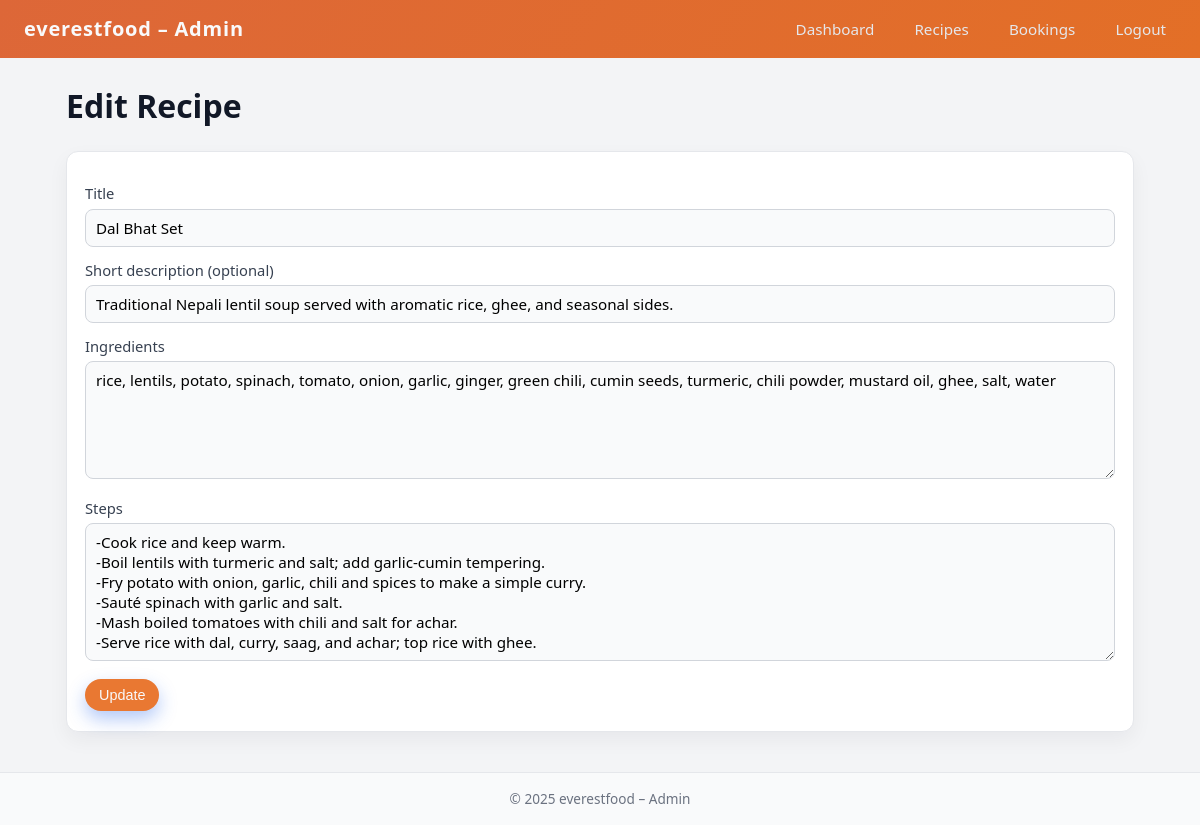
The app's page /admin/recipe_edit.php?id=2 (signed in) with its own data.
### tables this page shows
CREATE TABLE `recipes` (
  `id` int(11) NOT NULL,
  `title` varchar(255) NOT NULL,
  `short_description` varchar(255) DEFAULT NULL,
  `ingredients` text NOT NULL,
  `steps` text NOT NULL,
  `created_at` timestamp NOT NULL DEFAULT current_timestamp(),
  `image` varchar(255) DEFAULT NULL
);

### admin/recipe_edit.php (the view, shortened to what this page needs)
<?php
require_once __DIR__ . '/../config/db.php';
$id = isset($_GET['id']) ? (int)$_GET['id'] : 0;
$stmt = $pdo->prepare("SELECT * FROM recipes WHERE id = ?");
$stmt->execute([$id]);
$recipe = $stmt->fetch();
?>
<!DOCTYPE html>
<html lang="en">
<head>
  <link rel="stylesheet" href="../style.css">
</head>
<body>
<header>
  <div class="brand">everestfood – Admin</div>
  <nav>
    <a href="dashboard.php">Dashboard</a>
    <a href="recipes.php">Recipes</a>
    <a href="bookings.php">Bookings</a>
    <a href="logout.php">Logout</a>
  </nav>
</header>
<div class="container">
  <h1>Edit Recipe</h1>
  <form method="post">
    <label>Title</label>
    <input type="text" name="title" value="<?= htmlspecialchars($recipe['title']) ?>" required>
    <label>Short description (optional)</label>
    <input type="text" name="short_description" value="<?= htmlspecialchars($recipe['short_description'] ?? '') ?>">
    <label>Ingredients</label>
    <textarea name="ingredients" rows="5" required><?= htmlspecialchars($recipe['ingredients']) ?></textarea>
    <label>Steps</label>
    <textarea name="steps" rows="6" required><?= htmlspecialchars($recipe['steps']) ?></textarea>
    <button type="submit" class="btn primary" style="margin-top:12px;">Update</button>
  </form>
</div>
<footer>
  © 2025 everestfood – Admin
</footer>
</body>
</html>

### style.css (style rules this page uses)
*, *::before, *::after { box-sizing: border-box; }
body { font-family: system-ui, -apple-system, BlinkMacSystemFont, "Segoe UI", sans-serif; margin: 0; background: #f3f4f6; color: #111827; line-height: 1.5; }
header { background: linear-gradient(120deg, #dd6738, #e36f27); color: #f9fafb; padding: 14px 24px; display: flex; justify-content: space-between; align-items: center; position: sticky; top: 0; z-index: 50; }
header .brand { font-weight: 700; font-size: 1.25rem; letter-spacing: 0.04em; }
nav a { color: #e5e7eb; margin-left: 16px; text-decoration: none; font-size: 0.95rem; padding: 6px 10px; border-radius: 999px; transition: background 0.15s ease, color 0.15s ease; }
.container { max-width: 1100px; margin: 24px auto 40px; padding: 0 16px; }
h1, h2, h3, h4 { font-weight: 600; color: #111827; }
.btn { display: inline-flex; align-items: center; justify-content: center; padding: 8px 14px; border-radius: 999px; border: none; cursor: pointer; text-decoration: none; font-size: 0.9rem; font-weight: 500; transition: background 0.15s ease, color 0.15s ease, transform 0.1s ease, box-shadow 0.15s ease; white-space: nowrap; }
.btn.primary { background: #e97832; color: #f9fafb; box-shadow: 0 8px 18px rgba(37, 99, 235, 0.35); }
form { background: #ffffff; padding: 18px 18px 20px; border-radius: 12px; border: 1px solid #e5e7eb; box-shadow: 0 8px 20px rgba(15, 23, 42, 0.05); }
form label { display: block; margin-top: 12px; margin-bottom: 4px; font-weight: 500; font-size: 0.92rem; color: #374151; }
form input, form textarea, form select { width: 100%; padding: 8px 10px; border-radius: 8px; border: 1px solid #d1d5db; font-size: 0.95rem; font-family: inherit; transition: border-color 0.15s ease, box-shadow 0.15s ease, background 0.15s ease; background: #f9fafb; }
form textarea { resize: vertical; }
footer { margin-top: 40px; padding: 16px; text-align: center; font-size: 0.85rem; color: #6b7280; border-top: 1px solid #e5e7eb; background: #f9fafb; }

### records on screen
recipes: title "Dal Bhat Set", short_description "Traditional Nepali lentil soup served with aromatic rice, ghee, and seasonal sides.", ingredients "rice, lentils, potato, spinach, tomato, onion, garlic, ginger, green chili, cumin seeds, turmeric, chili powder, mustard oil, ghee, salt, water", steps "-Cook rice and keep warm. -Boil lentils with turmeric and salt; add garlic-cumin tempering. -Fry potato with onion, garlic, chili and spices to make a simple curry. -Sauté spinach with garlic and salt. -Mash boiled tomatoes with chili and salt for achar. -Serve rice with dal, curry, saag, and achar; top rice with ghee."
